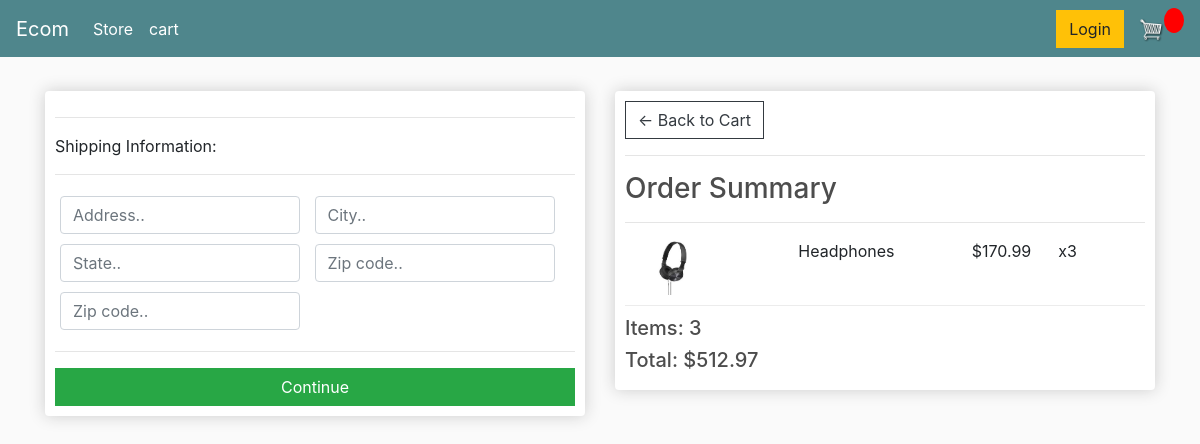
/checkout/ (signed in), run on an earlier commit of the app's database.
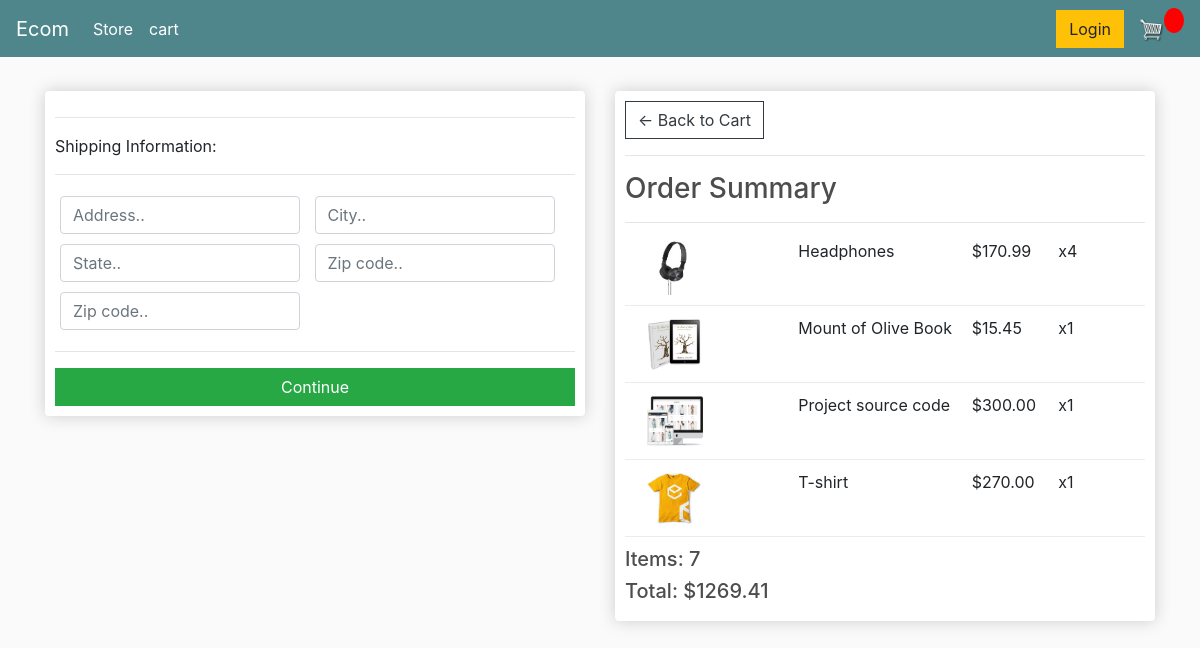
And on a later commit of the database.
### store/models.py (models this page shows, shortened)
class OrderItem(models.Model):
     product = models.ForeignKey(Product, on_delete=models.SET_NULL, blank= True, null = True)
     order = models.ForeignKey(Order, on_delete=models.SET_NULL, blank= True, null = True)
     quantity = models.IntegerField(default=0, null=True, blank=True)
     date_added =models.DateTimeField(auto_now_add=True)
     @property
     def get_total(self):
         total = self.product.price * self.quantity
         return total

class Product(models.Model):
    name= models.CharField(max_length=200, null= True)
    price = models.FloatField()
    digital = models.BooleanField(default=False ,null=True, blank=False)
    image = models.ImageField(null=True, blank=True)
    @property
    def imageURL(self):
        try:
            url = self.image.url
        except:
            url = static('images/placeholder.png')
        return url

class Order(models.Model):
    customer = models.ForeignKey(Customer, on_delete=models.SET_NULL, blank= True, null = True)
    date_ordered = models.DateTimeField(auto_now_add=True)
    complete = models.BooleanField(default=False, null=True, blank=False)
    transaction_id = models.CharField(max_length=200, null=True)
    @property
    def shipping(self):
        shipping = False
        orderitems = self.orderitem_set.all()
        for i in orderitems:
            if i.product.digital == False:
                shipping = True
        return shipping
    @property
    def get_cart_total(self):
        orderitems = self.orderitem_set.all()
        total = sum([item.get_total for item in orderitems])
        return total
    def get_cart_items(self):
        orderitems = self.orderitem_set.all()
        total = sum([item.quantity for item in orderitems])
        return total

### store/views.py (the view)
# urls.py: path('checkout/',views.checkout, name="checkout"),
def checkout(request):
	if request.user.is_authenticated:
		customer = request.user.customer
		order, created = Order.objects.get_or_create(customer=customer, complete=False)
		items = order.orderitem_set.all()
	else:
		items = []
		order = {'get_cart_total':0, 'get_cart_items':0, }
	context = {'items':items, 'order':order}
	return render(request, 'store/checkout.html', context)

### store/templates/store/checkout.html (shortened to what this page needs)
{% extends 'store/main.html' %}
{% load static %}
{% block content %}
     <div class="row">
		<div class="col-lg-6">
			<div class="box-element" id="form-wrapper">
				<form id="form">
					<div id="shipping-info">
						<hr>
						<p>Shipping Information:</p>
						<hr>
						<div class="form-field">
							<input class="form-control" type="text" name="address" placeholder="Address..">
						</div>
						<div class="form-field">
							<input class="form-control" type="text" name="city" placeholder="City..">
						</div>
						<div class="form-field">
							<input class="form-control" type="text" name="state" placeholder="State..">
						</div>
						<div class="form-field">
							<input class="form-control" type="text" name="zipcode" placeholder="Zip code..">
						</div>
						<div class="form-field">
							<input class="form-control" type="text" name="country" placeholder="Zip code..">
						</div>
					</div>
					<hr>
					<input id="form-button" class="btn btn-success btn-block" type="submit" value="Continue">
				</form>
			</div>
			<br>
		</div>
		<div class="col-lg-6">
			<div class="box-element">
				<a  class="btn btn-outline-dark" href="{% url 'cart' %}">&#x2190; Back to Cart</a>
				<hr>
				<h3>Order Summary</h3>
				<hr>
				{% for item in items %}
				<div class="cart-row">
					<div style="flex:2"><img class="row-image" src="{{item.product.imageURL}}"></div>
					<div style="flex:2"><p>{{item.product.name}}</p></div>
					<div style="flex:1"><p>${{item.product.price|floatformat:2}}</p></div>
					<div style="flex:1"><p>x{{item.quantity}}</p></div>
				</div>
				{% endfor %}
				<h5>Items:   {{order.get_cart_items}}</h5>
				<h5>Total:   ${{order.get_cart_total|floatformat:2}}</h5>
			</div>
		</div>
	</div>
{% endblock content %}

What changed in the data, as far as the page shows it:
changed OrderItem "Headphones": quantity "3" → "4"
added OrderItem: product.imageURL (picture), product.name "Mount of Olive Book", product.price "15.45", quantity "1"
added OrderItem: product.imageURL (picture), product.name "Project source code", product.price "300.00", quantity "1"
added OrderItem: product.imageURL (picture), product.name "T-shirt", product.price "270.00", quantity "1"
changed through a linked row, Order: get_cart_items "3" → "7"; get_cart_total "512.97" → "1269.41"
